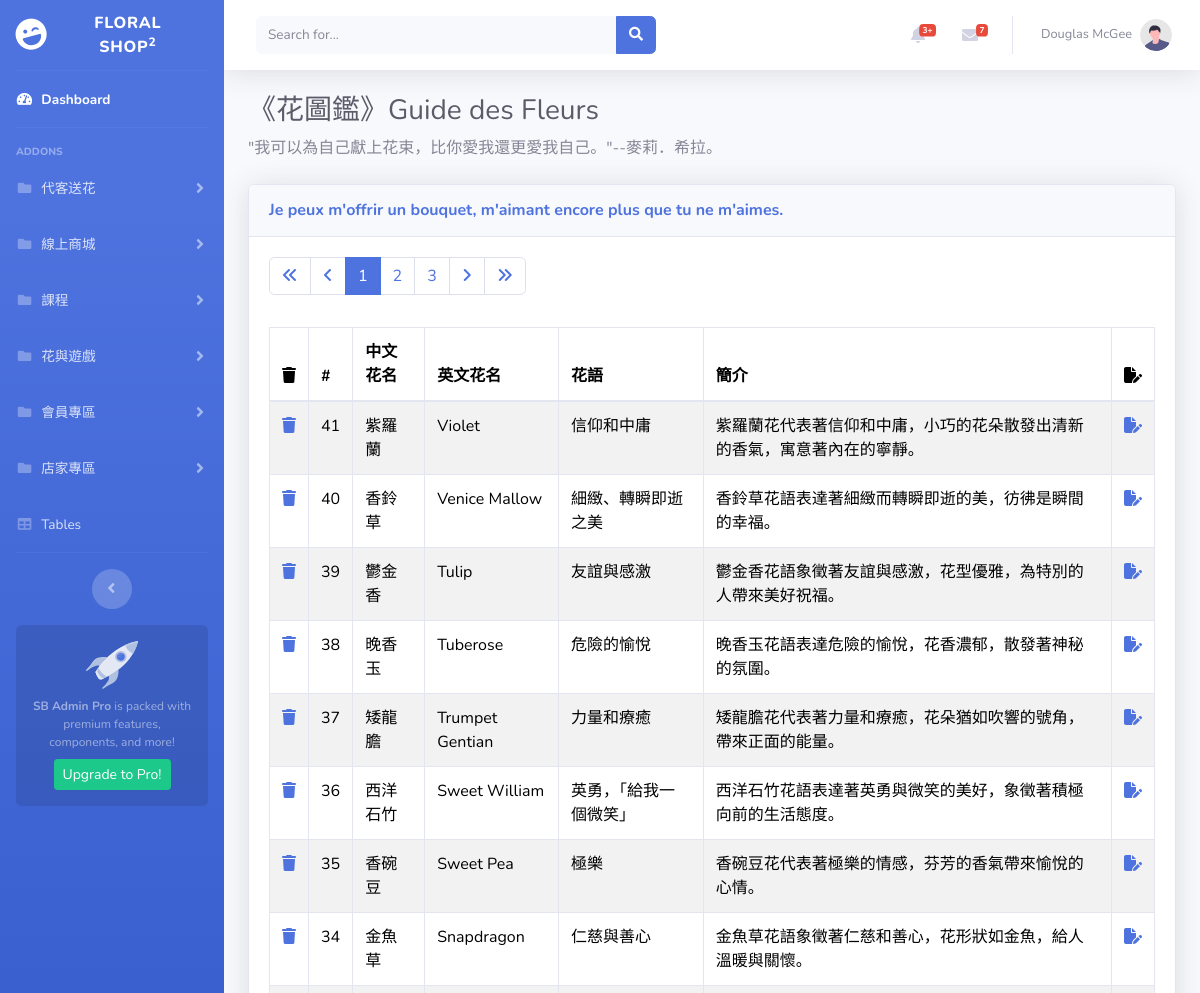
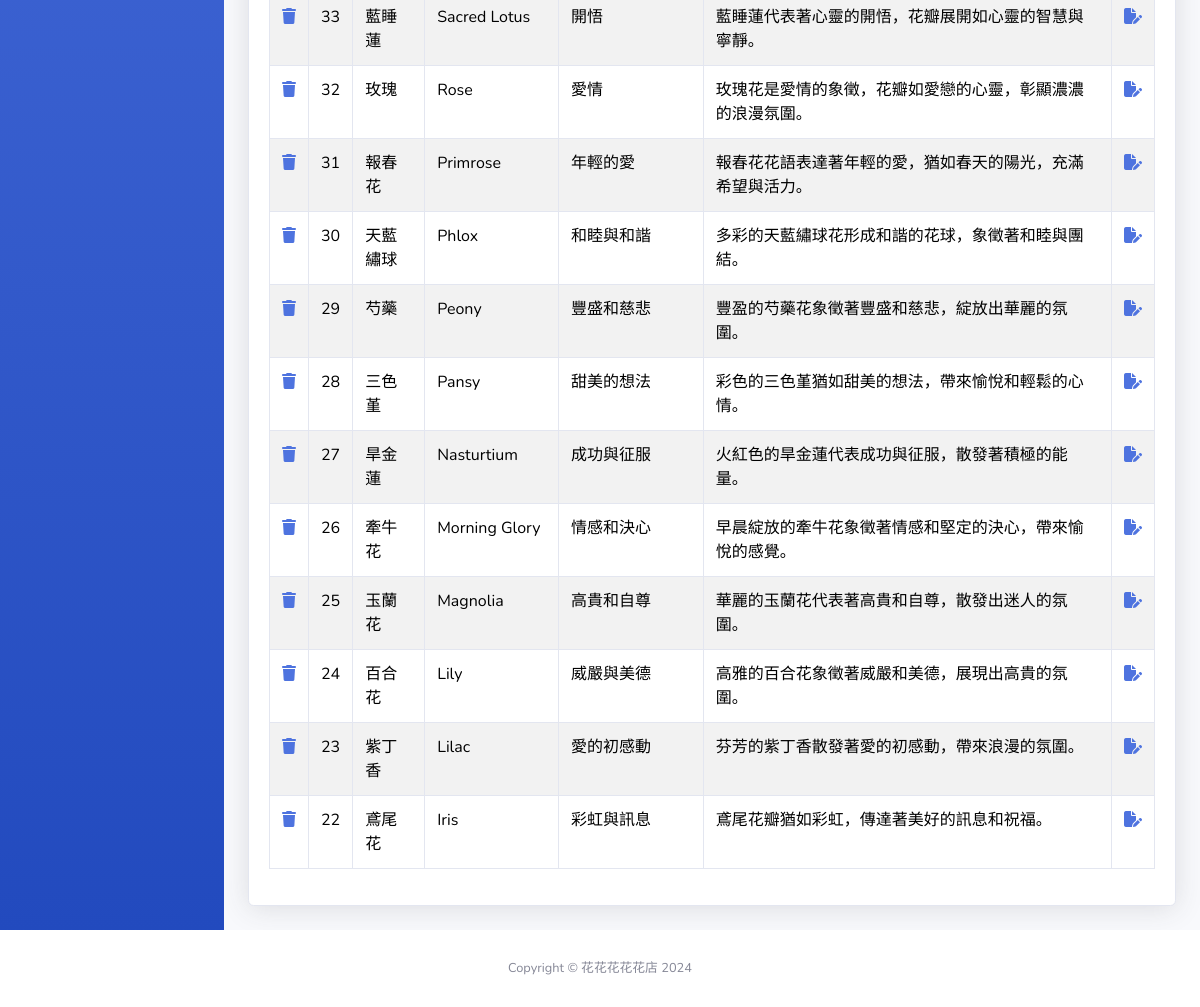
The app's page /pages/intro/intro_flower.php with its own data (2 pictures, top to bottom).
### tables this page shows
CREATE TABLE `intro_flower` (
  `flower_id` int(5) NOT NULL,
  `flower_name` varchar(50) NOT NULL,
  `flower_engname` varchar(50) NOT NULL,
  `flower_lang` varchar(50) NOT NULL,
  `flower_intro` varchar(255) NOT NULL
);

### pages/intro/intro_flower.php (the view, shortened to what this page needs)
<?php require '../parts/db_connect.php';
$perPage = 20;
$page = isset($_GET['page']) ? intval($_GET['page']) : 1;
$t_sql = "SELECT COUNT(1) FROM intro_flower";
$row = $pdo->query($t_sql)->fetch(PDO::FETCH_NUM);
$totalRows = $row[0];
$totalPages = 0;
$rows = [];
if ($totalRows > 0) {
  $totalPages = ceil($totalRows / $perPage);
  $sql = sprintf("SELECT * FROM intro_flower ORDER BY flower_id DESC LIMIT %s, %s", ($page - 1) * $perPage, $perPage);
  $stmt = $pdo->query($sql);
  $rows = $stmt->fetchAll();
}
?>
<?php include '../parts/html-head.php' ?>
<body id="page-top">
    <div id="wrapper">
        <?php include '../parts/navbar.php' ?>
        <div id="content-wrapper" class="d-flex flex-column">
            <div id="content">
                <?php include '../parts/navtop.php' ?>
                <div class="container-fluid">
                    <h1 class="h3 mb-2 text-gray-800">《花圖鑑》Guide des Fleurs</h1>
                    <p class="mb-4">"我可以為自己獻上花束，比你愛我還更愛我自己。"--麥莉．希拉。</p>
                    <div class="card shadow mb-4">
                        <div class="card-header py-3">
                            <h6 class="m-0 font-weight-bold text-primary">Je peux m'offrir un bouquet, m'aimant encore plus que tu ne m'aimes.</h6>
                        </div>
                        <div class="card-body">
                            <div class="table-responsive">
                                <table class="table table-bordered" id="dataTable" width="100%" cellspacing="0">
                                    <div class="row">
    <div class="col">
      <nav aria-label="Page navigation example">
        <ul class="pagination">
          <li class="page-item">
            <a class="page-link" href="?page=<?= 1 ?>">
              <i class="fa-solid fa-angles-left"></i>
            </a>
          </li>
          <li class="page-item">
            <a class="page-link" href="?page=<?= $page-1 ?>">
              <i class="fa-solid fa-angle-left"></i>
            </a>
          </li>
          <?php for ($i = $page - 5; $i <= $page + 5; $i++) :
            if ($i >= 1 and $i <= $totalPages) : ?>
              <li class="page-item <?= $i == $page ? 'active' : '' ?>">
                <a class="page-link" href="?page=<?= $i ?>"><?= $i ?></a>
              </li>
          <?php endif;
          endfor; ?>
          <li class="page-item">
            <a class="page-link" href="?page=<?= $page+1 ?>">
              <i class="fa-solid fa-angle-right"></i>
            </a>
          </li>
          <li class="page-item">
            <a class="page-link" href="?page=<?= $totalPages ?>">
              <i class="fa-solid fa-angles-right"></i>
            </a>
          </li>
        </ul>
      </nav>
    </div>
  </div>
  <div class="row">
    <div class="col">
      <table class="table table-bordered table-striped">
        <thead>
          <tr>
            <th><i class="fa-solid fa-trash"></i></th>
            <th>#</th>
            <th>中文花名</th>
            <th>英文花名</th>
            <th>花語</th>
            <th>簡介</th>
            <th><i class="fa-solid fa-file-pen"></i></th>
          </tr>
        </thead>
        <tbody>
          <?php foreach ($rows as $r) : ?>
            <tr>
              <td>
                <a href="javascript: delete_one(<?= $r['flower_id'] ?>)">
                  <i class="fa-solid fa-trash"></i>
                </a>
              </td>
              <td><?= $r['flower_id'] ?></td>
              <td><?= $r['flower_name'] ?></td>
              <td><?= $r['flower_engname'] ?></td>
              <td><?= $r['flower_lang'] ?></td>
              <td><?= $r['flower_intro'] ?></td>
              <td>
                <a href="/floral_shop/pages/intro/intro_edit.php?flower_id=<?= $r['flower_id'] ?>">
                  <i class="fa-solid fa-file-pen"></i>
                </a>
              </td>
            </tr>
          <?php endforeach ?>
        </tbody>
      </table>
    </div>
  </div>
                                </table>
                            </div>
                        </div>
                    </div>
                </div>
            </div>
            <?php include '../parts/footer.php' ?>
        </div>
    </div>
    <?php include '../parts/html-foot.php' ?>

### pages/parts/html-head.php (shortened to what this page needs)
<!DOCTYPE html>
<html lang="zh">
<head>
    <link href="https://cdn.jsdelivr.net/npm/bootstrap@5.3.2/dist/css/bootstrap.min.css" rel="stylesheet">
    <link rel="stylesheet" href="https://cdnjs.cloudflare.com/ajax/libs/font-awesome/6.5.1/css/all.min.css" />
    <link href="/floral_shop/vendor/fontawesome-free/css/all.min.css" rel="stylesheet" type="text/css">
    <link href="/floral_shop/css/sb-admin-2.min.css" rel="stylesheet">
    <link href="/floral_shop/vendor/datatables/dataTables.bootstrap4.min.css" rel="stylesheet">
</head>
<body>

### pages/parts/navbar.php (shortened to what this page needs)
<ul class="navbar-nav bg-gradient-primary sidebar sidebar-dark accordion" id="accordionSidebar">
    <a class="sidebar-brand d-flex align-items-center justify-content-center" href="/floral_shop/manager_index.php">
        <div class="sidebar-brand-icon rotate-n-15">
            <i class="fas fa-laugh-wink"></i>
        </div>
        <div class="sidebar-brand-text mx-3">FLORAL SHOP<sup>2</sup></div>
    </a>
    <hr class="sidebar-divider my-0">
    <li class="nav-item active">
        <a class="nav-link" href="/floral_shop/manager_index.php">
            <i class="fas fa-fw fa-tachometer-alt"></i>
            <span>Dashboard</span></a>
    </li>
    <hr class="sidebar-divider">
    <div class="sidebar-heading">
        Addons
    </div>
    <li class="nav-item">
        <a class="nav-link collapsed" href="#" data-toggle="collapse" data-target="#collapsePages1" aria-expanded="true"
            aria-controls="collapsePages1">
            <i class="fas fa-fw fa-folder"></i>
            <span>代客送花</span>
        </a>
    </li>
    <li class="nav-item">
        <a class="nav-link collapsed" href="#" data-toggle="collapse" data-target="#collapsePages2" aria-expanded="true"
            aria-controls="collapsePages2">
            <i class="fas fa-fw fa-folder"></i>
            <span>線上商城</span>
        </a>
    </li>
    <li class="nav-item">
        <a class="nav-link collapsed" href="#" data-toggle="collapse" data-target="#collapsePages3" aria-expanded="true"
            aria-controls="collapsePages3">
            <i class="fas fa-fw fa-folder"></i>
            <span>課程</span>
        </a>
    </li>
    <li class="nav-item">
        <a class="nav-link collapsed" href="#" data-toggle="collapse" data-target="#collapsePages4" aria-expanded="true"
            aria-controls="collapsePages4">
            <i class="fas fa-fw fa-folder"></i>
            <span>花與遊戲</span>
        </a>
    </li>
    <li class="nav-item">
        <a class="nav-link collapsed" href="#" data-toggle="collapse" data-target="#collapsePages5" aria-expanded="true"
            aria-controls="collapsePages5">
            <i class="fas fa-fw fa-folder"></i>
            <span>會員專區</span>
        </a>
    </li>
    <li class="nav-item">
        <a class="nav-link collapsed" href="#" data-toggle="collapse" data-target="#collapsePages6" aria-expanded="true"
            aria-controls="collapsePages6">
            <i class="fas fa-fw fa-folder"></i>
            <span>店家專區</span>
        </a>
    </li>
    <li class="nav-item">
        <a class="nav-link" href="tables.html">
            <i class="fas fa-fw fa-table"></i>
            <span>Tables</span></a>
    </li>
    <hr class="sidebar-divider d-none d-md-block">
    <div class="text-center d-none d-md-inline">
        <button class="rounded-circle border-0" id="sidebarToggle"></button>
    </div>
    <div class="sidebar-card d-none d-lg-flex">
        <img class="sidebar-card-illustration mb-2" src="/floral_shop/img/undraw_rocket.svg" alt="...">
        <p class="text-center mb-2"><strong>SB Admin Pro</strong> is packed with premium features, components,
            and more!</p>
        <a class="btn btn-success btn-sm" href="https://startbootstrap.com/theme/sb-admin-pro">Upgrade to
            Pro!</a>
    </div>
</ul>

### pages/parts/navtop.php (shortened to what this page needs)
<nav class="navbar navbar-expand navbar-light bg-white topbar mb-4 static-top shadow">
    <form class="d-none d-sm-inline-block form-inline mr-auto ml-md-3 my-2 my-md-0 mw-100 navbar-search">
        <div class="input-group">
            <input type="text" class="form-control bg-light border-0 small" placeholder="Search for..."
                aria-label="Search" aria-describedby="basic-addon2">
            <div class="input-group-append">
                <button class="btn btn-primary" type="button">
                    <i class="fas fa-search fa-sm"></i>
                </button>
            </div>
        </div>
    </form>
    <ul class="navbar-nav ml-auto">
        <li class="nav-item dropdown no-arrow mx-1">
            <a class="nav-link dropdown-toggle" href="#" id="alertsDropdown" role="button" data-toggle="dropdown"
                aria-haspopup="true" aria-expanded="false">
                <i class="fas fa-bell fa-fw"></i>
                <span class="badge badge-danger badge-counter">3+</span>
            </a>
        </li>
        <li class="nav-item dropdown no-arrow mx-1">
            <a class="nav-link dropdown-toggle" href="#" id="messagesDropdown" role="button" data-toggle="dropdown"
                aria-haspopup="true" aria-expanded="false">
                <i class="fas fa-envelope fa-fw"></i>
                <span class="badge badge-danger badge-counter">7</span>
            </a>
        </li>
        <li class="nav-item dropdown no-arrow">
            <a class="nav-link dropdown-toggle" href="#" id="userDropdown" role="button" data-toggle="dropdown"
                aria-haspopup="true" aria-expanded="false">
                <span class="mr-2 d-none d-lg-inline text-gray-600 small">Douglas McGee</span>
                <img class="img-profile rounded-circle" src="/floral_shop/img/undraw_profile.svg">
            </a>
        </li>
    </ul>
</nav>

### pages/parts/footer.php
<footer class="sticky-footer bg-white">
    <div class="container my-auto">
        <div class="copyright text-center my-auto">
            <span>Copyright &copy; 花花花花花店 2024</span>
        </div>
    </div>
</footer>

### pages/parts/html-foot.php
</body>
</html>

### records on screen
intro_flower: flower_id "41", flower_name "紫羅蘭", flower_engname "Violet", flower_lang "信仰和中庸", flower_intro "紫羅蘭花代表著信仰和中庸，小巧的花朵散發出清新的香氣，寓意著內在的寧靜。"
intro_flower: flower_id "40", flower_name "香鈴草", flower_engname "Venice Mallow", flower_lang "細緻、轉瞬即逝之美", flower_intro "香鈴草花語表達著細緻而轉瞬即逝的美，彷彿是瞬間的幸福。"
intro_flower: flower_id "39", flower_name "鬱金香", flower_engname "Tulip", flower_lang "友誼與感激", flower_intro "鬱金香花語象徵著友誼與感激，花型優雅，為特別的人帶來美好祝福。"
intro_flower: flower_id "38", flower_name "晚香玉", flower_engname "Tuberose", flower_lang "危險的愉悅", flower_intro "晚香玉花語表達危險的愉悅，花香濃郁，散發著神秘的氛圍。"
intro_flower: flower_id "37", flower_name "矮龍膽", flower_engname "Trumpet Gentian", flower_lang "力量和療癒", flower_intro "矮龍膽花代表著力量和療癒，花朵猶如吹響的號角，帶來正面的能量。"
intro_flower: flower_id "36", flower_name "西洋石竹", flower_engname "Sweet William", flower_lang "英勇，「給我一個微笑」", flower_intro "西洋石竹花語表達著英勇與微笑的美好，象徵著積極向前的生活態度。"
intro_flower: flower_id "35", flower_name "香碗豆", flower_engname "Sweet Pea", flower_lang "極樂", flower_intro "香碗豆花代表著極樂的情感，芬芳的香氣帶來愉悅的心情。"
intro_flower: flower_id "34", flower_name "金魚草", flower_engname "Snapdragon", flower_lang "仁慈與善心", flower_intro "金魚草花語象徵著仁慈和善心，花形狀如金魚，給人溫暖與關懷。"
intro_flower: flower_id "33", flower_name "藍睡蓮", flower_engname "Sacred Lotus", flower_lang "開悟", flower_intro "藍睡蓮代表著心靈的開悟，花瓣展開如心靈的智慧與寧靜。"
intro_flower: flower_id "32", flower_name "玫瑰", flower_engname "Rose", flower_lang "愛情", flower_intro "玫瑰花是愛情的象徵，花瓣如愛戀的心靈，彰顯濃濃的浪漫氛圍。"
intro_flower: flower_id "31", flower_name "報春花", flower_engname "Primrose", flower_lang "年輕的愛", flower_intro "報春花花語表達著年輕的愛，猶如春天的陽光，充滿希望與活力。"
intro_flower: flower_id "30", flower_name "天藍繡球", flower_engname "Phlox", flower_lang "和睦與和諧", flower_intro "多彩的天藍繡球花形成和諧的花球，象徵著和睦與團結。"
intro_flower: flower_id "29", flower_name "芍藥", flower_engname "Peony", flower_lang "豐盛和慈悲", flower_intro "豐盈的芍藥花象徵著豐盛和慈悲，綻放出華麗的氛圍。"
intro_flower: flower_id "28", flower_name "三色堇", flower_engname "Pansy", flower_lang "甜美的想法", flower_intro "彩色的三色堇猶如甜美的想法，帶來愉悅和輕鬆的心情。"
intro_flower: flower_id "27", flower_name "旱金蓮", flower_engname "Nasturtium", flower_lang "成功與征服", flower_intro "火紅色的旱金蓮代表成功與征服，散發著積極的能量。"
intro_flower: flower_id "26", flower_name "牽牛花", flower_engname "Morning Glory", flower_lang "情感和決心", flower_intro "早晨綻放的牽牛花象徵著情感和堅定的決心，帶來愉悅的感覺。"
intro_flower: flower_id "25", flower_name "玉蘭花", flower_engname "Magnolia", flower_lang "高貴和自尊", flower_intro "華麗的玉蘭花代表著高貴和自尊，散發出迷人的氛圍。"
intro_flower: flower_id "24", flower_name "百合花", flower_engname "Lily", flower_lang "威嚴與美德", flower_intro "高雅的百合花象徵著威嚴和美德，展現出高貴的氛圍。"
intro_flower: flower_id "23", flower_name "紫丁香", flower_engname "Lilac", flower_lang "愛的初感動", flower_intro "芬芳的紫丁香散發著愛的初感動，帶來浪漫的氛圍。"
intro_flower: flower_id "22", flower_name "鳶尾花", flower_engname "Iris", flower_lang "彩虹與訊息", flower_intro "鳶尾花瓣猶如彩虹，傳達著美好的訊息和祝福。"
